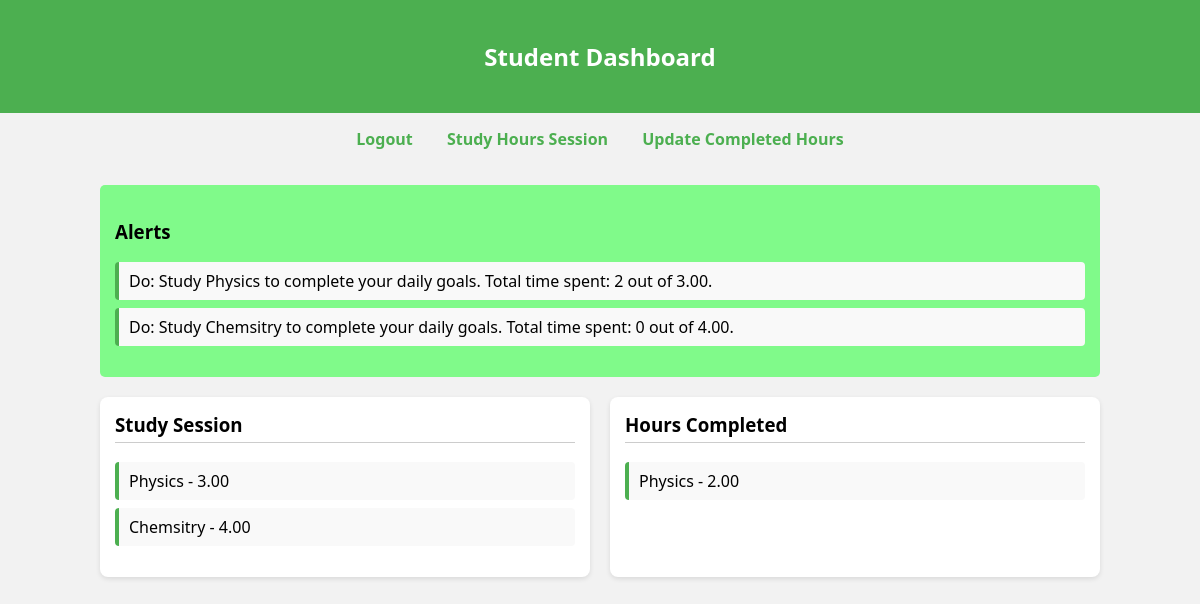
The page /dashboard (signed in) on the database its author committed.
### planner/models.py (models this page shows, shortened)
class Budget(models.Model):
    CATEGORY_CHOICES = [
        ('Maths','Maths'),
        ('Physics','Physics'),
        ('Chemistry','Chemistry'),
        ('Computer','Computer')
    ]
    user = models.ForeignKey(User, on_delete=models.CASCADE)
    Subject = models.CharField(max_length=20, choices=CATEGORY_CHOICES)
    Time = models.DecimalField(max_digits=10, decimal_places=2)
    period = models.CharField(max_length=10, choices=[('Monthly', 'Monthly'), ('Daily', 'Daily')])

class Expense(models.Model):
    CATEGORY_CHOICES = [
        ('Maths', 'Maths'),
        ('Physics', 'Physics'),
        ('Chemistry', 'Chemistry'),
        ('Computer', 'Computer')
    ]
    user = models.ForeignKey(User, on_delete=models.CASCADE)
    Subject = models.CharField(max_length=20, choices=CATEGORY_CHOICES)  # Correct field name
    Time = models.DecimalField(max_digits=10, decimal_places=2)
    date = models.DateField(auto_now_add=True)

### planner/views.py (the view)
# urls.py: path('dashboard', views.dashboard, name='dashboard'),
@login_required
def dashboard(request):
    budgets = Budget.objects.filter(user=request.user)
    expenses = Expense.objects.filter(user=request.user)
    alerts = []
    for budget in budgets:
        total = expenses.filter(Subject=budget.Subject).aggregate(Sum('Time'))['Time__sum'] or 0
        if total >= budget.Time:
            alerts.append(f"Very Good: {budget.Subject} hours exceeded! Total time spent: {total} out of {budget.Time}.")
        elif total >= Decimal("0.9") * budget.Time:
            alerts.append(f"Good: Almost near your required {budget.Subject} study hours! Total time spent: {total} out of {budget.Time}.")
        elif total < Decimal("0.9") * budget.Time:
            alerts.append(f"Do: Study {budget.Subject} to complete your daily goals. Total time spent: {total} out of {budget.Time}.")
    if not budgets.exists():
        alerts.append("Start by adding your study goals.")
    return render(request, 'planner/dashboard.html', {
        'budgets': budgets,
        'expenses': expenses,
        'alerts': alerts
    })

### planner/templates/planner/dashboard.html (shortened to what this page needs)
{% load static %}
<!DOCTYPE html>
<html>
<head>
</head>
<body>
<header>
    <h2>Student Dashboard</h2>
</header>
<nav>
    <a href="{% url 'logout' %}">Logout</a>
    <a href="{% url 'add_budget' %}">Study Hours Session</a>
    <a href="{% url 'add_expense' %}">Update Completed Hours</a>
</nav>
<div class="container">
    {% if alerts %}
    <div class="alerts">
        <h3>Alerts</h3>
        <ul>
            {% for alert in alerts %}
                <li>{{ alert }}</li>
            {% endfor %}
        </ul>
    </div>
    {% endif %}
    <div class="grid">
        <div class="box">
            <h3>Study Session</h3>
            <ul>
                {% for b in budgets %}
                    <li>{{ b.Subject }} - {{ b.Time}}</li>
                {% endfor %}
            </ul>
        </div>
        <div class="box">
            <h3>Hours Completed</h3>
            <ul>
                {% for e in expenses %}
                    <li>{{ e.Subject}} - {{ e.Time}}</li>
                {% endfor %}
            </ul>
        </div>
    </div>
</div>
</body>
</html>

### planner/templates/planner/dashboard.html (style rules this page uses)
body { font-family: 'Segoe UI', Tahoma, Geneva, Verdana, sans-serif; background-color: #f2f2f2; margin: 0; padding: 0; }
header { background-color: #4CAF50; color: white; padding: 20px; text-align: center; }
nav { text-align: center; margin: 15px 0; }
nav a { margin: 0 15px; text-decoration: none; color: #4CAF50; font-weight: bold; }
.container { max-width: 1000px; margin: auto; padding: 20px; }
.alerts { background-color:rgb(128, 250, 138); padding: 15px; border-left: 5px solidrgb(246, 148, 141); margin-bottom: 20px; border-radius: 5px; }
.grid { display: flex; gap: 20px; }
.box { flex: 1; background-color: white; border-radius: 8px; padding: 15px; box-shadow: 0 2px 5px rgba(0,0,0,0.1); }
.box h3 { margin-top: 0; border-bottom: 1px solid #ccc; padding-bottom: 5px; }
ul { list-style: none; padding: 0; }
li { padding: 8px 10px; margin-bottom: 8px; background-color: #f9f9f9; border-left: 4px solid #4CAF50; border-radius: 4px; }

### rows shown on the page
Budget: Subject "Physics", Time "3.00"
Budget: Subject "Chemsitry", Time "4.00"
Expense: Subject "Physics", Time "2.00"

### other values the page prints
{{ alert }} "Do: Study Physics to complete your daily goals. Total time spent: 2 out of 3.00." "Do: Study Chemsitry to complete your daily goals. Total time spent: 0 out of 4.00."
